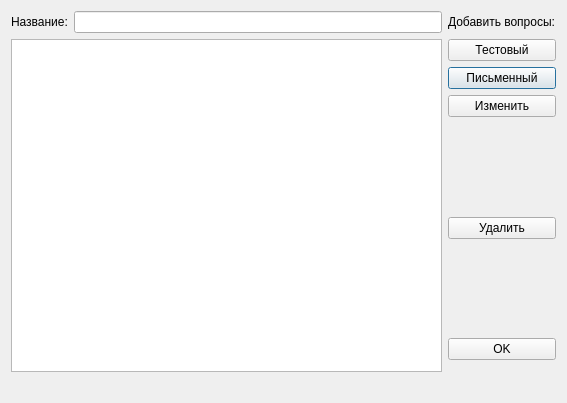
<?xml version="1.0" encoding="UTF-8"?>
<ui version="4.0">
 <class>AddExamDialog</class>
 <widget class="QDialog" name="AddExamDialog">
  <property name="geometry">
   <rect>
    <x>0</x>
    <y>0</y>
    <width>567</width>
    <height>403</height>
   </rect>
  </property>
  <property name="windowTitle">
   <string>AddExamDialog</string>
  </property>
  <layout class="QGridLayout" name="gridLayout_2">
   <item row="0" column="0">
    <layout class="QGridLayout" name="gridLayout">
     <item row="2" column="2">
      <widget class="QPushButton" name="addTWButton">
       <property name="text">
        <string>Письменный</string>
       </property>
      </widget>
     </item>
     <item row="0" column="0">
      <widget class="QLabel" name="label">
       <property name="text">
        <string>Название:</string>
       </property>
      </widget>
     </item>
     <item row="1" column="2">
      <widget class="QPushButton" name="addAbButton">
       <property name="text">
        <string>Тестовый</string>
       </property>
      </widget>
     </item>
     <item row="7" column="2">
      <widget class="QPushButton" name="okButton">
       <property name="text">
        <string>OK</string>
       </property>
      </widget>
     </item>
     <item row="5" column="2">
      <widget class="QPushButton" name="delButton">
       <property name="text">
        <string>Удалить</string>
       </property>
      </widget>
     </item>
     <item row="6" column="2">
      <spacer name="verticalSpacer_2">
       <property name="orientation">
        <enum>Qt::Vertical</enum>
       </property>
       <property name="sizeHint" stdset="0">
        <size>
         <width>20</width>
         <height>40</height>
        </size>
       </property>
      </spacer>
     </item>
     <item row="10" column="0" colspan="3">
      <widget class="QLabel" name="rightALabel">
       <property name="text">
        <string>&lt;No item selected&gt;</string>
       </property>
      </widget>
     </item>
     <item row="0" column="2">
      <widget class="QLabel" name="label_2">
       <property name="text">
        <string>Добавить вопросы:</string>
       </property>
      </widget>
     </item>
     <item row="1" column="0" rowspan="9" colspan="2">
      <widget class="QListWidget" name="questList"/>
     </item>
     <item row="4" column="2">
      <spacer name="verticalSpacer">
       <property name="orientation">
        <enum>Qt::Vertical</enum>
       </property>
       <property name="sizeHint" stdset="0">
        <size>
         <width>20</width>
         <height>40</height>
        </size>
       </property>
      </spacer>
     </item>
     <item row="0" column="1">
      <widget class="QLineEdit" name="examEdit"/>
     </item>
     <item row="3" column="2">
      <widget class="QPushButton" name="changeButton">
       <property name="text">
        <string>Изменить</string>
       </property>
      </widget>
     </item>
    </layout>
   </item>
  </layout>
 </widget>
 <layoutdefault spacing="6" margin="11"/>
 <resources/>
 <connections/>
</ui>
